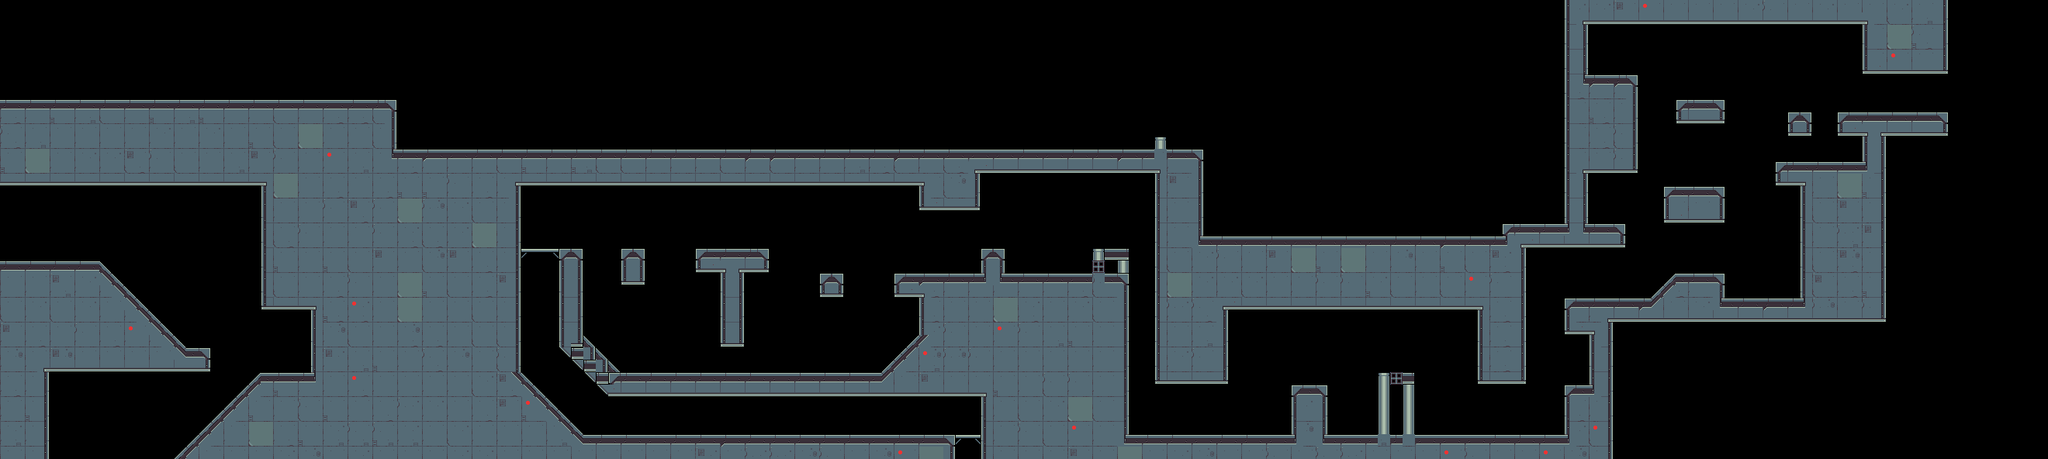

Rendered tile map (Tiled .tmx) drawn with the repository's tilesets; below, a short description and the map source with its tile grids summarised:
An orthogonal 165x37 tile map with 16x16 px tiles, 2 tile layers (Tile Layer 1, Tile Layer 2), 1 hidden layer not drawn.

<map version="1.0" orientation="orthogonal" renderorder="right-down" width="165" height="37" tilewidth="16" tileheight="16" nextobjectid="1">
 <tileset firstgid="1" name="0_GAUNTLET_TEST2" tilewidth="16" tileheight="16" tilecount="1400" columns="20">
  <image source="../../../tileset/0_GAUNTLET_TEST2.png" width="320" height="1120" />
  <terraintypes>
   <terrain name="Basic" tile="-1" />
   <terrain name="Thin_V" tile="-1" />
   <terrain name="Thin_H" tile="-1" />
   <terrain name="Eraser" tile="-1" />
  </terraintypes>
  <tile id="8" terrain=",,,3" />
  <tile id="9" terrain=",,3,3" />
  <tile id="10" terrain=",,3," />
  <tile id="11" terrain="3,3,3," />
  <tile id="12" terrain="3,3,,3" />
  <tile id="28" terrain=",3,,3" />
  <tile id="29" terrain="3,3,3,3" />
  <tile id="30" terrain="3,,3," />
  <tile id="31" terrain="3,,3,3" />
  <tile id="32" terrain=",3,3,3" />
  <tile id="48" terrain=",3,," />
  <tile id="49" terrain="3,3,," />
  <tile id="50" terrain="3,,," />
  <tile id="80" terrain=",,,0" />
  <tile id="81" terrain=",,0,0" />
  <tile id="82" terrain=",,0," />
  <tile id="88" terrain=",,,1" />
  <tile id="89" terrain=",,1,1" />
  <tile id="90" terrain=",,1," />
  <tile id="92" terrain=",,,2" />
  <tile id="93" terrain=",,2,2" />
  <tile id="94" terrain=",,2," />
  <tile id="100" terrain=",0,,0" />
  <tile id="101" terrain="0,0,0,0" />
  <tile id="102" terrain="0,,0," />
  <tile id="105" terrain="0,0,0," />
  <tile id="106" terrain="0,0,,0" />
  <tile id="108" terrain=",1,,1" />
  <tile id="109" terrain="1,1,1,1" />
  <tile id="110" terrain="1,,1," />
  <tile id="112" terrain=",2,,2" />
  <tile id="113" terrain="2,2,2,2" />
  <tile id="114" terrain="2,,2," />
  <tile id="120" terrain=",0,," />
  <tile id="121" terrain="0,0,," />
  <tile id="122" terrain="0,,," />
  <tile id="125" terrain="0,,0,0" />
  <tile id="126" terrain=",0,0,0" />
  <tile id="128" terrain=",1,," />
  <tile id="129" terrain="1,1,," />
  <tile id="130" terrain="1,,," />
  <tile id="132" terrain=",2,," />
  <tile id="133" terrain="2,2,," />
  <tile id="134" terrain="2,,," />
 </tileset>
 <imagelayer name="Image Layer 1" visible="0">
  <image source="../../../../_noncrypt_assets/pngexports/CANYON_G1.png" />
 </imagelayer>
 <layer name="Tile Layer 1" width="165" height="37">
  <data>[6105 cells, 2233 non-empty, 54 distinct tile ids]</data>
 </layer>
 <layer name="Tile Layer 2" width="165" height="37">
  <data>[6105 cells, 0 non-empty, 0 distinct tile ids]</data>
 </layer>
</map>
